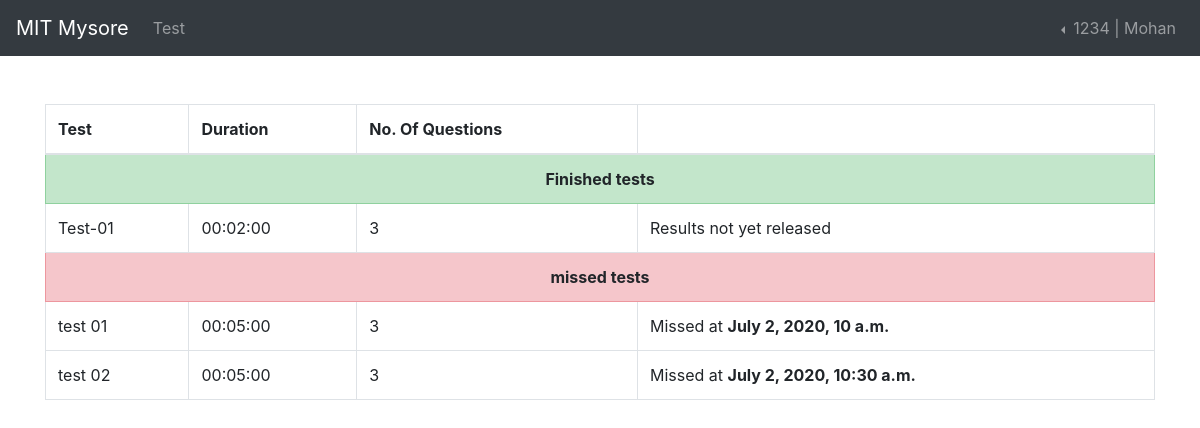
Screenshot of /test/test-list (signed in) with the database file from the repository.
### users/models.py (models this page shows, shortened)
class Student(models.Model):
    reg_no = models.CharField(max_length=20, blank=True, null=True)
    name = models.CharField(max_length=50, unique=True)
    email = models.EmailField(unique=True, blank=True, null=True)
    phone_number = models.CharField(max_length=20, unique=True)
    password = models.CharField(max_length=257)
    puc_college = models.CharField(max_length=200, blank=True, null=True)
    preffered_branch = models.CharField(max_length=100, blank=True, null=True)
    institute = models.ForeignKey(
        Institute, on_delete=models.CASCADE, related_name="students")

### tests/models.py (models this page shows)
class Test(models.Model):
    title = models.CharField(max_length=50)
    description = models.CharField(max_length=100, blank=True, null=True)
    no_of_questions = models.IntegerField()
    total_duration = models.TimeField(auto_now=False, auto_now_add=False)
    negative_marking = models.BooleanField(default=False)
    commence_at = models.DateTimeField(auto_now=False, auto_now_add=False)
    stop_commenceing_after = models.DateTimeField(
        auto_now=False, auto_now_add=False)
    show_score = models.BooleanField(default=False)
    show_answers = models.BooleanField(default=False)

### tests/views.py (the view)
# urls.py: path('test-list', views.testList),
def testList(request):
    if request.session.get('student', False):
        phone_number = request.session['student']
        if Student.objects.filter(phone_number=phone_number).exists():
            student = Student.objects.filter(phone_number=phone_number)[0]
            tests = StudentTest.objects.filter(student=student)
            started_tests = []
            yet_to_start_tests = []
            finished_tests = []
            missed_tests = []
            attending_tests = []
            now = datetime.now() + timedelta(hours=5, minutes=30)
            now = now.isoformat()
            for test in tests:
                if test.test.commence_at.isoformat() > now and test.status == "not_attended":
                    yet_to_start_tests.append(test.test)
                elif test.test.stop_commenceing_after.isoformat() < now and test.status == "not_attended":
                    missed_tests.append(test.test)
                elif test.status == "finished":
                    finished_tests.append(test.test)
                elif test.test.commence_at.isoformat() < now and test.test.stop_commenceing_after.isoformat() > now and test.status == "not_attended":
                    started_tests.append(test.test)
                elif test.end_at.isoformat() < now and test.status == "attending":
                    test.status="finished"
                    test.save()
                    finished_tests.append(test.test)
                elif test.status == "attending":
                    attending_tests.append(test.test)
            return_obj = {
                "started_tests": started_tests,
                "missed_tests": missed_tests,
                "finished_tests": finished_tests,
                "yet_to_start_tests": yet_to_start_tests,
                "attending_tests": attending_tests,
                "student": student
            }
            return render(request, "test_list.html", return_obj)
        else:
            return redirect('/log-in')
    else:
        return redirect('/log-in')

### templates/test_list.html (shortened to what this page needs)
{% extends "nav_student.html" %} {% block content %}
<div class="container mt-5">
  <div class="row">
    <div class="col">
      <div class="table-responsive-sm">
        <table class="table table-bordered">
          <thead>
            <tr>
              <th>Test</th>
              <th>Duration</th>
              <th>No. Of Questions</th>
              <th></th>
            </tr>
          </thead>
          <tbody>
             {% if finished_tests %}
            <tr class="table-success">
              <th colspan="4" class="text-center">Finished tests</th>
            </tr>
            {% for test in finished_tests %}
            <tr>
              <td>{{test.title}}</td>
              <td>
                {{ test.total_duration|date:'H:i:s' }}
              </td>
              <td>{{test.no_of_questions}}</td>
              {% if test.show_result or test.show_score %}
              <td>
                <a class="btn btn-success btn-sm" href="/test/result/{{test.id}}">View Results</a>
              </td>
              {% else %}
              <td>Results not yet released</td>
              {% endif %}
            </tr>
            {% endfor %} {% endif %} {% if missed_tests %}
            <tr class="table-danger">
              <th colspan="4" class="text-center">missed tests</th>
            </tr>
            {% for test in missed_tests %}
            <tr>
              <td>{{test.title}}</td>
              <td>
                {{ test.total_duration|date:'H:i:s' }}
              </td>
              <td>{{test.no_of_questions}}</td>
              <td>
                Missed at <strong>{{test.stop_commenceing_after}}</strong>
              </td>
            </tr>
            {% endfor %} {% endif %}
          </tbody>
        </table>
      </div>
    </div>
  </div>
</div>
{% endblock %} {% block title %}List{% endblock %}

### templates/nav_student.html (shortened to what this page needs)
<!DOCTYPE html>
<html lang="en">
<head>
  <link rel="stylesheet" href="https://maxcdn.bootstrapcdn.com/bootstrap/4.5.0/css/bootstrap.min.css" />
</head>
<body>
  <nav class="navbar navbar-expand-md bg-dark navbar-dark">
    <a class="navbar-brand" href="/">MIT Mysore</a>
    <div class="collapse navbar-collapse" id="collapsibleNavbar">
      <ul class="navbar-nav mr-auto">
        <li class="nav-item">
          <a class="nav-link" href="/test/test-list">Test</a>
        </li>
      </ul>
      <ul class="navbar-nav">
        <li class="nav-item dropdown dropleft">
          <a class="nav-link dropdown-toggle" href="#" id="navbardrop" data-toggle="dropdown">
            {{student.reg_no}} | {{student.name}}
          </a>
        </li>
      </ul>
    </div>
  </nav>
  {% block content %} {% endblock %}
</body>
</html>

### rows the page displays
Student: reg_no "1234", name "Mohan"
Test: title "Test-01", total_duration "00:02:00", no_of_questions "3", show_score "Results not yet released"
Test: title "test 01", total_duration "00:05:00", no_of_questions "3", stop_commenceing_after "July 2, 2020, 10 a.m."
Test: title "test 02", total_duration "00:05:00", no_of_questions "3", stop_commenceing_after "July 2, 2020, 10:30 a.m."
